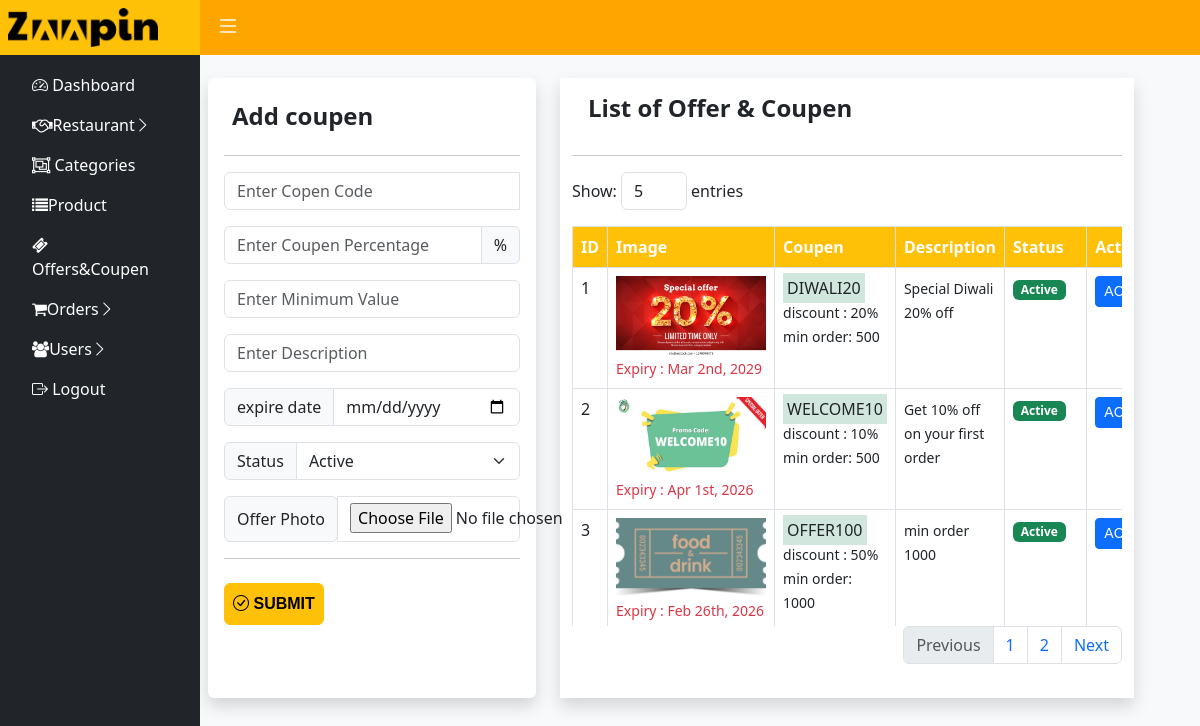
/admin/listoffer.php, run on the app's committed database.
### tables this page shows
CREATE TABLE `offers` (
  `coupenid` int(11) NOT NULL,
  `coupencode` varchar(100) NOT NULL,
  `coupenpercentage` varchar(100) NOT NULL,
  `min_value` int(11) NOT NULL,
  `coupendesp` text NOT NULL,
  `status` int(11) NOT NULL DEFAULT 1,
  `coupenophtoto` varchar(150) NOT NULL,
  `expiredate` varchar(100) NOT NULL,
  `created_date` date NOT NULL DEFAULT current_timestamp()
);

### admin/listoffer.php (the view, shortened to what this page needs)
<?php
include('../config.php');
$limit = isset($_GET['limit']) ? intval($_GET['limit']) : 5;
$page =isset($_GET['page'])?intval($_GET['page']):1;
$toalrecords =mysqli_fetch_assoc(mysqli_query($conn,"select count(*) as total from offers "))['total'];
$totalpages =ceil($toalrecords/$limit);
$offset =($page -1)*$limit;
$sql = "SELECT * from offers order by coupenid desc limit $limit OFFSET $offset ";
$result = mysqli_query($conn, $sql);
?>
<!DOCTYPE html>
<html lang="en">
<head>
    <link href="https://cdn.jsdelivr.net/npm/bootstrap@5.3.0/dist/css/bootstrap.min.css" rel="stylesheet">
    <link rel="stylesheet" href="https://cdn.jsdelivr.net/npm/bootstrap-icons/font/bootstrap-icons.css">
    <link rel="stylesheet" href="/zaapin/css/style.css">
</head>
<body>
<?php include('admin-header.php'); ?>
<div class="content bg-light" id="mainContent">
    <form method="post" enctype="multipart/form-data">
        <div class="row  mt-2">
            <div class="col-md-4 shadow bg-white border-0 rounded p-3 me-4" style="height:620px">
                <h4 class="p-2 fw-bold">Add coupen</h4>
                <hr>
                <div class="input-group mb-3">
                <input type="text" name="coupencode"
       pattern="^[A-Za-z0-9]{5,10}$"
       minlength="5" maxlength="10"
       required
       title="Coupon Code must be 5-10 characters long and contain only letters & numbers."
       placeholder="Enter Copen Code"
       class="form-control"
       >
</div>
                    <div class="input-group mb-3">
  <input required type="number" class="form-control" min="1" max="100" name="coupenpercentage" placeholder="Enter Coupen Percentage" >
  <span class="input-group-text" id="basic-addon2">%</span>
</div>
<div class="input-group mb-3">
  <input required type="number" class="form-control"  min="0"  name="minvalue" placeholder="Enter Minimum Value" >
</div>
<div class="input-group mb-3">
  <input  type="text" class="form-control"   name="coupendesp" minlength="5" placeholder="Enter Description">
</div>
<div class="input-group mb-3">
  <span class="input-group-text">expire date</span>
  <input required type="date" name="expiredate" class="form-control" min="<?= date('Y-m-d'); ?>"   >
</div>
<div class="input-group mb-3">
  <label class="input-group-text" >Status</label>
  <select class="form-select"   name="status">
  <option value="1">Active</option>
  </select>
</div>
<div class="form-group input-group">
                        <div class="input-group-prepend" ><span class="input-group-text lh-lg" > Offer Photo</span></div>
                        <div class="form-control">
                           <input required class="" name="imagename" type="file" >
                           </div>
                       </div>
                <hr>
                <button type="submit" name="submit" class="my-2 p-2 fw-bold btn btn-warning">
                    <i class="bi bi-check-circle"></i> Submit
                </button>
                </form>
            </div>
            <div class="col-md-7 bg-white shadow">
                <h4 class="fw-bold p-3">List of Offer & Coupen</h4>
                <hr>
<div class="row mb-3">
    <div class="col-md-6">
        <form action="">
        <label>Show:</label>
        <select name="limit" class="form-control d-inline-block w-25" onchange="this.form.submit()">
        <option value="5" <?php echo ($limit == 5) ? "selected" : ""; ?>>5</option>
        </select>
        <span>entries</span>
        </form>
    </div>
    <div class="col-md-6" >
    </div>
</div>
<div style="overflow-x: auto; max-height: 400px;">
                <table class="table table-bordered  ">
                    <thead>
                        <tr class="">
                            <th class="bg-warning text-white ">ID</th>
                            <th class="bg-warning text-white ">Image</th>
                            <th class="bg-warning text-white ">Coupen</th>
                            <th class="bg-warning text-white ">Description</th>
                            <th class="bg-warning text-white ">Status</th>
                            <th class="bg-warning text-white ">Action</th>
                        </tr>
                    </thead>
                    <tbody>
                        <?php
$sno =$offset+1;
                        while ($row = mysqli_fetch_assoc($result)) {
                            echo "<tr>
                                    <td class='col-1'>{$sno}</td>
                                     <td class='col-4'><img src='uploads/".$row['coupenophtoto']."' width=150px height=80px><br>
                                     <small class='text-danger'>Expiry : ".date("M jS, Y", strtotime($row['expiredate']))."</small>
                                     </td>
                                    <td class='col-1'><span class='bg-success-subtle p-1'>{$row['coupencode']}</span><br>
                                         <small>  discount :  {$row['coupenpercentage']}%<br> min order: {$row['min_value']}</small>
                                    </td>
                                     <td class='col-2'>
                                     <small>{$row['coupendesp']}<small><br>
                                     </td>
                                    <td class='col-1'><span class='badge bg-" . ($row['status'] == '1' ? 'success' : 'danger') . "'>
                                     " . ($row['status'] == '1' ? 'Active' : 'InActive') . "
                                    </span>
                                    </td>
                                <td class='col-1'>
        <div class='dropdown'>
            <button class='btn btn-primary btn-sm dropdown-toggle' type='button' data-bs-toggle='dropdown' aria-expanded='false'>
                Actions
            </button>
            <ul class='dropdown-menu ' style='min-width:6rem'>
                <li>
                    <a href='?delete_id=" . $row['coupenid'] . "' class='dropdown-item text-danger' onclick='return confirm(\"Are you sure?\")'>
                       <i class='fa fa-trash'></i>    Delete
                    </a>
                       <a href='edit-offer.php?id=" . $row['coupenid'] . "' class='dropdown-item text-success ' >
                       <i class='fa fa-edit'></i>  Edit
                    </a>
                </li>
            </ul>
        </div>
    </td>
                                 </tr>";
                                 {$sno++;}
                        }
                        ?>
                    </tbody>
                </table>
                </div>
                <nav aria-label="Page navigation example">
  <ul class="pagination justify-content-end">
    <li class="page-item <?php echo($page<=1)?'disabled':'';?>">
      <a class="page-link" href="?page=<?php echo $page-1; ?>&limit=<?php echo $limit ?>">Previous</a>
    </li>
    <?php for ($i=1; $i <= $totalpages; $i++) : ?>
    <li class="page-item"><a class="page-link" href="?limit=<?php echo $limit; ?>&page=<?php echo $i; ?>"><?php echo  $i ?></a></li>
    <?php endfor; ?>
    <li class="page-item <?php echo($page==$totalpages)?'disabled':'';?>">
      <a class="page-link" href="href=?page=<?php echo $page+1; ?>&limit=<?php echo $limit ?>">Next</a>
    </li>
  </ul>
</nav>
            </div>
</body>
</html>

### admin/admin-header.php (shortened to what this page needs)
<!DOCTYPE html>
<html lang="en">
<head>
    <link rel="stylesheet" href="https://cdn.jsdelivr.net/npm/bootstrap@5.3.0/dist/css/bootstrap.min.css">
    <link rel="stylesheet" href="https://cdn.jsdelivr.net/npm/bootstrap-icons/font/bootstrap-icons.css">
    <link rel="stylesheet" href="/zaapin/css/style.css">
    <link rel="stylesheet" type="text/css" href="https://maxcdn.bootstrapcdn.com/font-awesome/4.7.0/css/font-awesome.min.css">
</head>
<body>
<nav class="navbar navbar-expand-lg fixed-top p-0 m-0" style="background-color: orange;">
    <div class="d-flex gap-1">
        <div style="width:200px;" class="bg-warning p-2">
            <a class="navbar-brand text-white" href="#">
                <img src="/zaapin/img/logo-dark.png" alt="Logo" style="width:150px;">
            </a>
        </div>
        <button class="btn btn-transparent border-0" id="toggleSidebar">
            <i class="bi bi-list text-white fs-4"></i>
        </button>
    </div>
</nav>
<div class="sidebar text-white bg-dark p-4" id="sidebar">
    <ul class="list-unstyled py-3">
        <li><a href="admin-dashboard.php" class="nav-link text-white p-2 d-block"><i class="bi bi-speedometer2" title="Dashboard"></i> <span> Dashboard</span></a></li>
        <li class="nav-item">
            <a class="nav-link  d-flex  align-items-center collapsed p-2" data-bs-toggle="collapse" href="#resto">
            <i class="fa fa-handshake-o" title="Restaurant"></i>
             <span>Restaurant<i class="bi bi-chevron-right treeview-indicator"></i></span>
            </a>
        </li>
        <li><a href="Categories.php" class="nav-link text-white p-2 d-block"><i class="fa fa-object-group" title="Categories"></i><span> Categories</span></a></li>
        <li class="nav-item">
            <a class="nav-link  d-flex  align-items-center collapsed p-2" data-bs-toggle="collapse" href="#productMenu">
            <i class="fa fa-list" aria-hidden="true" title="product"></i>
             <span>Product</span>
            </a>
        </li>
        <li><a href="listoffer.php" class="nav-link text-white p-2 d-block"><i class="fa fa-ticket" title="Coupen and Offer"></i><span> Offers&Coupen</span></a></li>
         <li class="nav-item">
            <a class="nav-link  d-flex  align-items-center collapsed p-2" data-bs-toggle="collapse" href="#UserOrder">
            <i class="fa fa-shopping-cart " title="users"></i>
             <span> Orders<i class="bi bi-chevron-right treeview-indicator "></i></span>
            </a>
        </li>
        <li class="nav-item">
            <a class="nav-link  d-flex  align-items-center collapsed p-2" data-bs-toggle="collapse" href="#UserMenu">
            <i class="fa fa-users " title="users"></i>
             <span> Users<i class="bi bi-chevron-right treeview-indicator"></i></span>
            </a>
        </li>
        <li><a href="login.php" class="text-white p-2 d-block"><i class="bi bi-box-arrow-right"></i> <span> Logout</span></a></li>
    </ul>
</div>
</body>
</html>

### css/style.css (style rules this page uses)
:root { --primary: #FEA116; --light: #F1F8FF; --dark: #0F172B; }
.btn { font-family: 'Nunito', sans-serif; font-weight: 500; text-transform: uppercase; transition: .5s; }
.btn.btn-primary, .btn.btn-secondary { color: #FFFFFF; }

### admin/admin-header.php (style rules this page uses)
.sidebar { position: fixed; left: 0; top: 25px; width: 200px; height: 100vh; background-color: #212529; transition: all 0.3s ease; padding-top: 20px; }
.sidebar a { display: flex; align-items: center; text-decoration: none; color: white; }
.sidebar a i { font-size: 1rem; text-align: center; }
.content { margin-top:50px; margin-left: 200px; transition: all 0.3s ease; padding: 20px; min-height: 100vh; }

### data on the page
offers: sno "1", coupenophtoto (picture), expiredate "Mar 2nd, 2029", coupencode "DIWALI20", coupenpercentage "20", min_value "500", coupendesp "Special Diwali 20% off", status "Active"
offers: sno "2", coupenophtoto (picture), expiredate "Apr 1st, 2026", coupencode "WELCOME10", coupenpercentage "10", min_value "500", coupendesp "Get 10% off on your first order", status "Active"
offers: sno "3", coupenophtoto (picture), expiredate "Feb 26th, 2026", coupencode "OFFER100", coupenpercentage "50", min_value "1000", coupendesp "min order 1000", status "Active"
